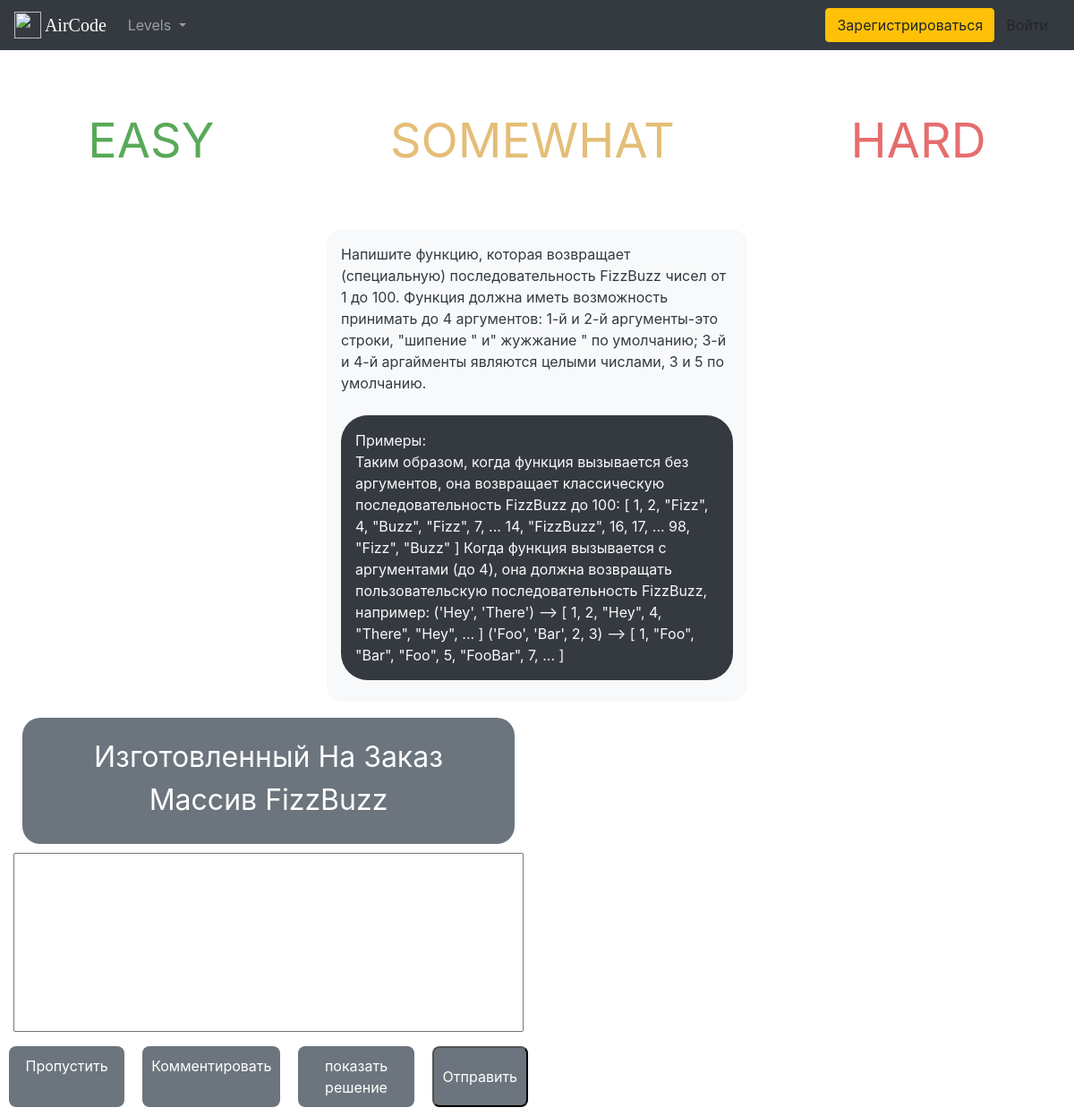
Screenshot of /task_template/3/ with the database file from the repository.
### main/models.py (models this page shows, shortened)
class Task(models.Model):
    article = models.CharField("Название", max_length=120)
    lvl = models.ForeignKey(Category, on_delete=models.CASCADE, related_name='postcategory')
    textarea = models.TextField(max_length=5600)
    examples = models.TextField("Примеры", max_length=2000)
    post_date = models.DateField("Date", default=datetime.date.today)

### main/views.py (the view, shortened to what this page needs)
# urls.py: path("task_template/<int:pk>/", TaskDetailView.as_view(), name="task_template"),
class TaskDetailView(DetailView):
    model = Task
    template_name = "main/tasks_template.html"
    def get_context_data(self, *args, **kwargs):
        cat_menu = Category.objects.all()
        context = {}
        stuff = get_object_or_404(Task, id=self.kwargs["pk"])  # получаем id поста
        article = stuff.article
        textarea = stuff.textarea
        examples = stuff.examples
        context["article"] = article
        context["textarea"] = textarea
        context["examples"] = examples
        return context
    def get(self, request, *args, **kwargs):
        return render(
            request, self.template_name, context=self.get_context_data(*args, **kwargs)
        )

### main/templates/main/tasks_template.html (shortened to what this page needs)
{% extends 'main/base.html' %}
{% load static %}
{% block content %}
    <div class="container-fluid">
        <div class="row justify-content-around align-items-center" style=" height: 200px">
            <a href="#" class="top-bar-content" style="color: #59a959;">EASY</a>
            <a href="#" class="top-bar-content" style="color: #e4be77;">SOMEWHAT</a>
            <a href="#" class="top-bar-content" style="color: #e66d6d;">HARD</a>
        </div>
        <div class="row justify-content-around">
            <div class="col-md-5 task_bar">
                {% block task_text %}
                <div class="p-3 mb-2 bg-light text-dark" style="border-radius: 18px;">{{textarea}}
                    <br><br>
                <div class="p-3 mb-2 bg-dark text-light" style="border-radius: 30px;">Примеры:<br>{{examples|safe}}</div>
                {% endblock task_text %}
            </div>
            </div>
            </div>
                    </div>
            <div class="col-md-6 code_bar">
                <div class="row task_name">
                    {% block task_name %}{{article}}{% endblock task_name %}
                </div>
                    <textarea id="code-area" type="text" name="code" style="width: 100%;height: 200px;"></textarea>
                <div class="row">
                    <a href="#" class="col bottom-code-bar">
                        Пропустить
                    </a>
                    <a href="#" class="col bottom-code-bar">
                        Комментировать
                    </a>
                    <a href="#" class="col bottom-code-bar">
                        показать решение
                    </a>
                    <input class="bottom-code-bar" type="submit" value="Отправить">
                </div>
            </div>
{% endblock %}

### main/static/main/style.css (style rules this page uses)
.top-bar-content { text-decoration: none; color: #6C757D; font-size: 54px; }
body > div > div > a { -webkit-transition: all 0.3s ease; -moz-transition: all 0.3s ease; -o-transition: all 0.3s ease; transition: all 0.3s ease; }
.task_bar { min-height: auto; border-radius: 15px; }
.code_bar { min-height: auto; }
.task_name { margin: 10px; padding-bottom: 25px; padding-top: 20px; padding-right: 30px; padding-left: 30px; border-radius: 20px; background-color: #6C757D; color: white; justify-content: center; text-align: center; font-size: 32px; }
.bottom-code-bar { text-decoration: none; background-color: #6C757D; color: white; font-size: 16px; justify-content: center; text-align: center; padding: 10px; margin: 10px; border-radius: 8px; }
#code-area { width: 100%; resize: none; height: 250px; }

### rows the page displays
Task: textarea "Напишите функцию, которая возвращает (специальную) последовательность FizzBuzz чисел от 1 до 100. Функция должна иметь возможность принимать до 4 аргументов: 1-й и 2-й аргументы-это строки, \"шипение \" и\" жужжание \" по умолчанию; 3-й и 4-й аргайменты являются целыми числами, 3 и 5 по умолчанию.", examples "Таким образом, когда функция вызывается без аргументов, она возвращает классическую последовательность FizzBuzz до 100: [ 1, 2, \"Fizz\", 4, \"Buzz\", \"Fizz\", 7, ... 14, \"FizzBuzz\", 16, 17, ... 98, \"Fizz\", \"Buzz\" ] Когда функция вызывается с аргументами (до 4), она должна возвращать пользовательскую последовательность FizzBuzz, например: ('Hey', 'There') --> [ 1, 2, \"Hey\", 4, \"There\", \"Hey\", ... ] ('Foo', 'Bar', 2, 3) --> [ 1, \"Foo\", \"Bar\", \"Foo\", 5, \"FooBar\", 7, ... ]", article "Изготовленный На Заказ Массив FizzBuzz"
